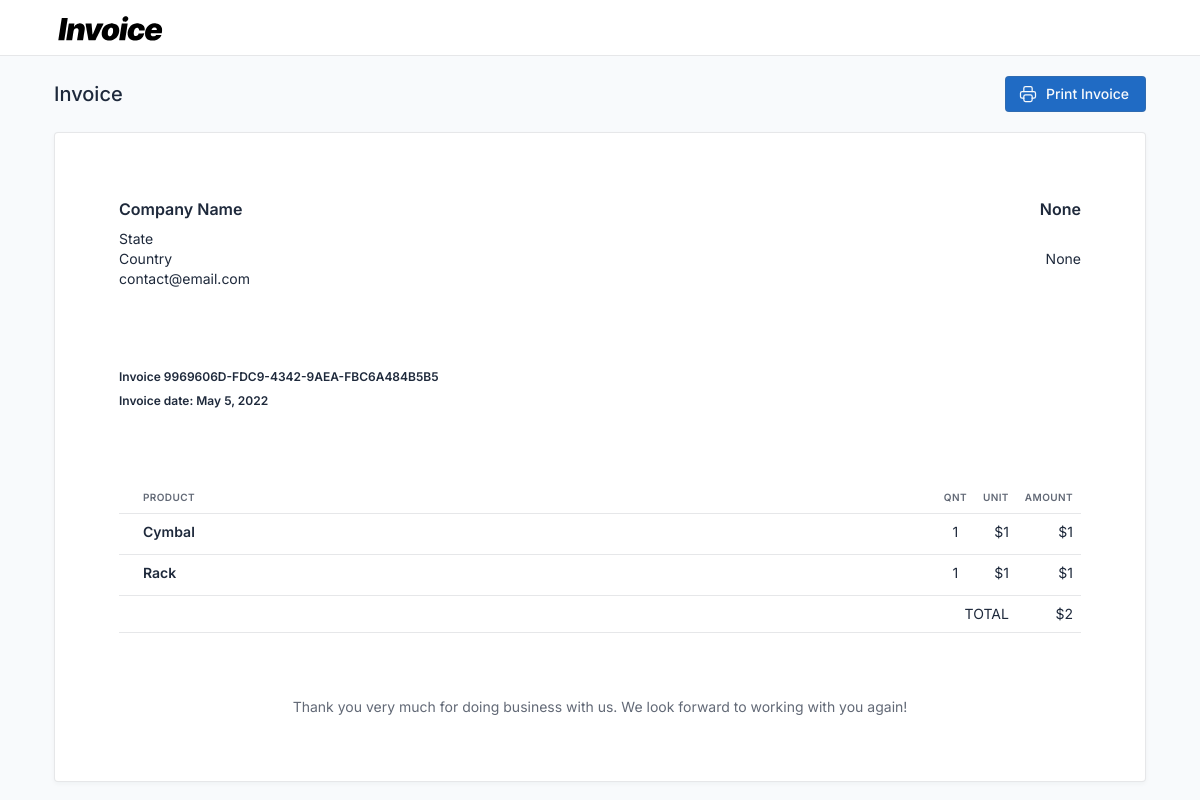
Page /invoice/9969606d-fdc9-4342-9aea-fbc6a484b5b5 on the earlier database version.
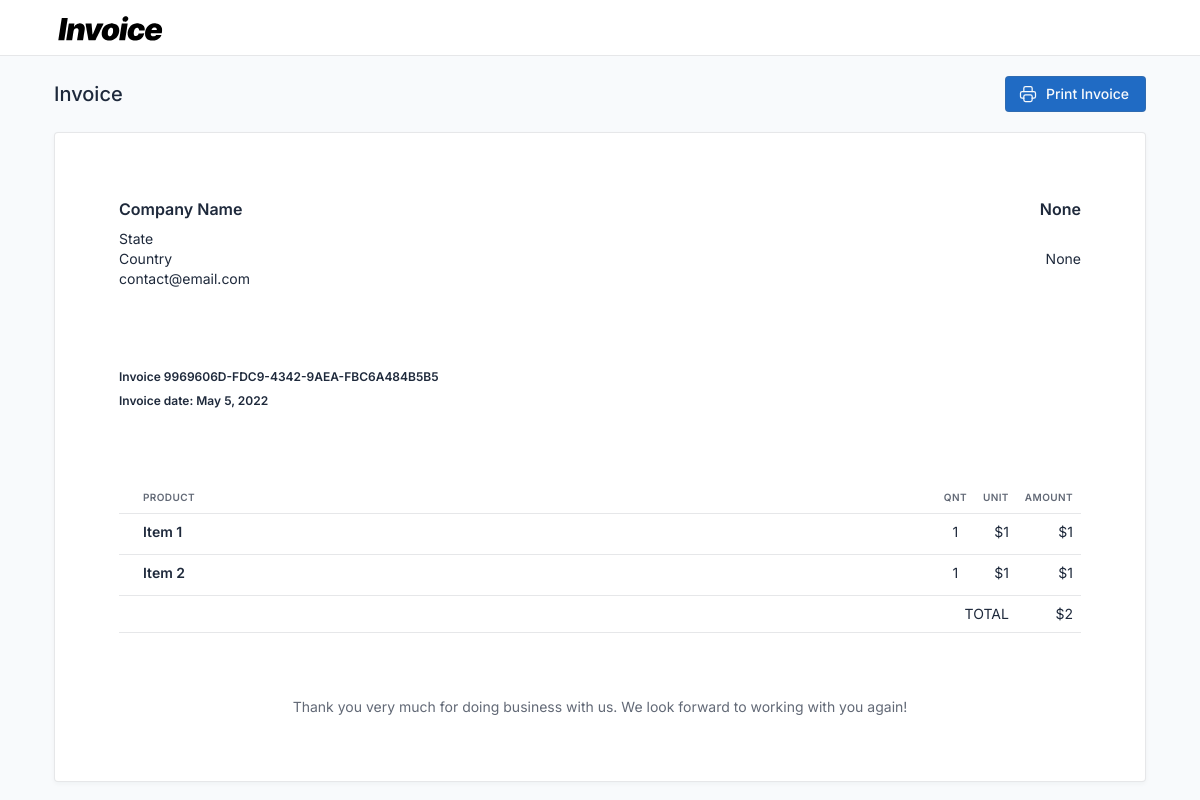
Same page on the later database version.
### invoiceapp/models.py (models this page shows, shortened)
class Items(models.Model):
    invoice = models.ForeignKey(Invoice, on_delete = models.CASCADE, related_name='items')
    item_name = models.CharField(max_length = 200, null = False)
    item_quantity = models.IntegerField()
    item_price = models.IntegerField()
    item_id = models.AutoField(primary_key=True)
    class Meta:
        verbose_name = 'Items'
        verbose_name_plural = 'Items'

### invoiceapp/views.py (the view)
# urls.py: path('invoice/<str:pk>', InvoiceView, name='invoice'),
def InvoiceView(request, pk):
    invoice = Invoice.objects.get(invoice_id = pk)
    itemslist = list(Items.objects.filter(invoice = pk))
    total = 0
    for item in list(Items.objects.filter(invoice = pk)):
        total = total + item.item_price * item.item_quantity
    itemdetails = {}
    for item in itemslist:
        itemdetails[item.item_name] = item.item_quantity * item.item_price
    context = {
        'customer_name': invoice.customer_name,
        'invoice_id': invoice.invoice_id,
        'invoice_date': invoice.invoice_date,
        'customer_phone': invoice.customer_phone,
        'customer_address': invoice.customer_address,
        'total': total,
        'itemslist': itemslist,
        'itemdetails': itemdetails
    }
    return render(request, 'invoice.html', context)

### invoiceapp/templatetags/dictfilter.py (called while the page is built)
@register.filter
def key(d, key_name):
    if str(key_name) in d:
        return d[str(key_name)]
    else:
        return '-'

### templates/invoice.html (shortened to what this page needs)
{% extends 'index.html' %}
{% block content %}
      <div class="page-wrapper">
        <div class="container-xl">
          <div class="page-header d-print-none">
            <div class="row align-items-center">
              <div class="col">
                <h2 class="page-title">
                  Invoice
                </h2>
              </div>
              <div class="col-auto ms-auto d-print-none">
                <button type="button" class="btn btn-primary" onclick="javascript:window.print();">
                  Print Invoice
                </button>
              </div>
            </div>
          </div>
        </div>
        <div class="page-body">
          <div class="container-xl">
            <div class="card card-lg">
              <div class="card-body">
                <div class="row">
                  <div class="col-6">
                    <p class="h3">Company Name</p>
                    <address>
                      State<br>
                      Country<br>
                      contact@email.com
                    </address>
                  </div>
                  <div class="col-6 text-end">
                    <p class="h3">{{ customer_name }}</p>
                    <address>
                      {{ customer_address }}<br>
                      {{ customer_phone }}<br>
                    </address>
                  </div>
                  <div class="col-12 my-5">
                    <h5>Invoice {{ invoice_id | upper }}</h5>
                    <h5>Invoice date: {{ invoice_date }}</h5>
                  </div>
                </div>
                <table class="table table-transparent table-responsive">
                  <thead>
                    <tr>
                      <th class="text-center" style="width: 1%"></th>
                      <th>Product</th>
                      <th class="text-center" style="width: 1%">Qnt</th>
                      <th class="text-end" style="width: 1%">Unit</th>
                      <th class="text-end" style="width: 1%">Amount</th>
                    </tr>
                  </thead>
                  {% for item in itemslist %}
                  <tr>
                    <td class="text-center"></td>
                    <td>
                      <p class="strong mb-1">{{ item.item_name }}</p>
                    </td>
                    <td class="text-center">{{ item.item_quantity }}</td>
                    <td class="text-end">${{ item.item_price }}</td>
                    <td class="text-end">${{ itemdetails | key:item.item_name }}</td>
                  </tr>
                  {% endfor %}
                  <tr>
                    <td colspan="4" class="font-weight-bold text-uppercase text-end">Total</td>
                    <td class="font-weight-bold text-end">${{ total }}</td>
                  </tr>
                </table>
                <p class="text-muted text-center mt-5">Thank you very much for doing business with us. We look forward to working with
                  you again!</p>
              </div>
            </div>
          </div>
        </div>
        {% endblock content %}

Differences in the rows shown:
changed Items: item_name "Cymbal" → "Item 1"
changed Items: item_name "Rack" → "Item 2"
